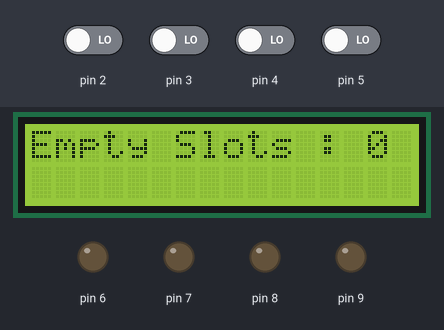
A sketch run on a simulated Arduino Uno, built with avr-gcc and run on an emulated ATmega328P. Parts: 16×2 character LCD, output pins drawn as LEDs (lit = HIGH). The inputs (shaded band) are chosen by the test bench; at power-on: pin 2–5 LOW.

Above: at 1.2 s.
1.3 s: pin 2 driven HIGH
At 1.9 s:
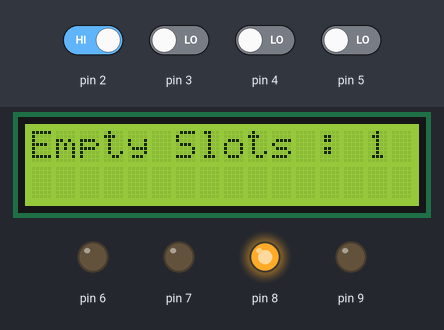
3.1 s: pin 3 driven HIGH
At 3.8 s:
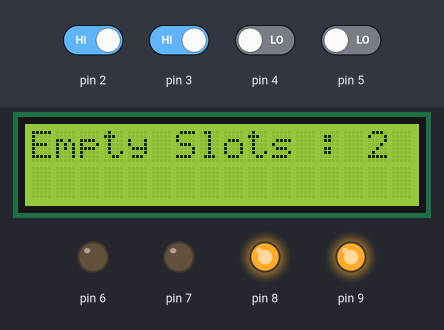
4.6 s: pin 4 driven HIGH
At 5.7 s:
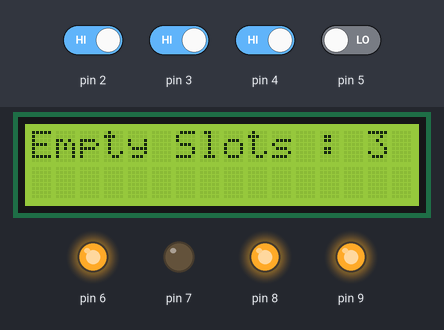
6.2 s: pin 5 driven HIGH
At 7.4 s:
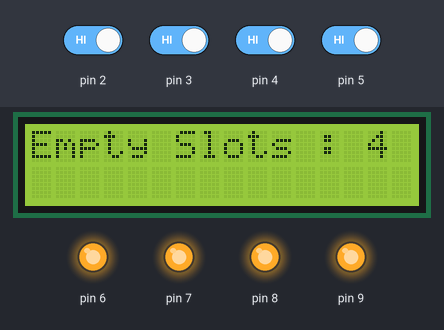
7.7 s: pin 2 driven LOW
At 8.3 s:
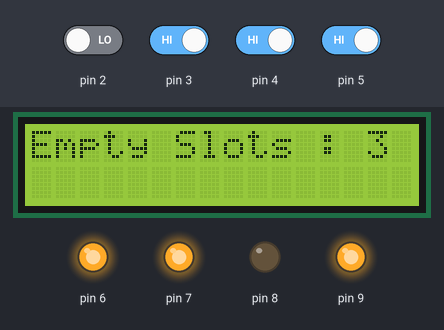
9.3 s: pin 3 driven LOW
At 10.2 s:
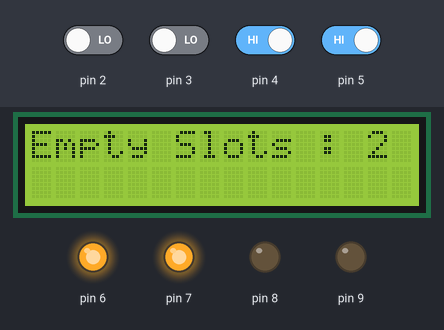
Timing chart, 0 to 11.9 s (numbered marks = the images above; inputs shaded):
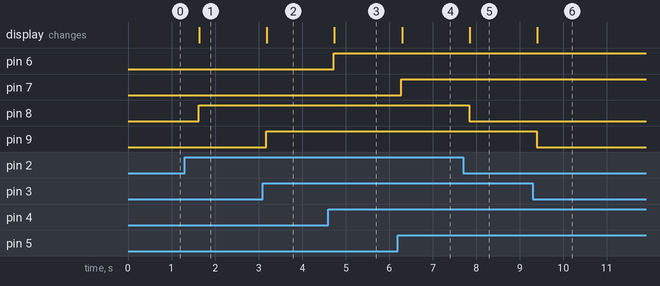

Measured:
- after the input at 1.3 s, pin 8: LOW → HIGH after 0.32 s; the display: changes after 0.34 s (image 1)
- after the input at 3.1 s, pin 9: LOW → HIGH after 0.08 s; the display: changes after 0.09 s (image 2)
- after the input at 4.6 s, pin 6: LOW → HIGH after 0.13 s; the display: changes after 0.14 s (image 3)
- after the input at 6.2 s, pin 7: LOW → HIGH after 0.08 s; the display: changes after 0.10 s (image 4)
- after the input at 7.7 s, pin 8: HIGH → LOW after 0.14 s; the display: changes after 0.15 s (image 5)
- after the input at 9.3 s, pin 9: HIGH → LOW after 0.09 s; the display: changes after 0.10 s (image 6)

The sketch:

project.ino
```cpp
#include <Wire.h>
#include <LiquidCrystal_I2C.h>

LiquidCrystal_I2C lcd(0x27, 16, 2);

int slot;

void setup() {
  lcd.init();
  lcd.backlight();
  lcd.noCursor();
  lcd.noBlink();

  Serial.begin(9600);
  pinMode(2, INPUT);
  pinMode(8, OUTPUT);
  pinMode(3, INPUT);
  pinMode(9, OUTPUT);
  pinMode(4, INPUT);
  pinMode(6, OUTPUT);
  pinMode(5, INPUT);
  pinMode(7, OUTPUT);
}

void loop() {
  lcd.clear();
  digitalWrite(8, LOW);
  slot = 4;
  if (digitalRead(2) == HIGH) {
    digitalWrite(8, HIGH);
    slot = slot + 0;

  } else {
    digitalWrite(8, LOW);
    slot = slot + -1;

  }
  if (digitalRead(3) == HIGH) {
    digitalWrite(9, HIGH);
    slot = slot + 0;

  } else {
    digitalWrite(9, LOW);
    slot = slot + -1;

  }
  if (digitalRead(4) == HIGH) {
    digitalWrite(6, HIGH);
    slot = slot + 0;

  } else {
    digitalWrite(6, LOW);
    slot = slot + -1;

  }
  if (digitalRead(5) == HIGH) {
    digitalWrite(7, HIGH);
    slot = slot + 0;

  } else {
    digitalWrite(7, LOW);
    slot = slot + -1;

  }
  lcd.setCursor(0,0);
  lcd.print((String("Empty Slots : ") + String(slot)));
  delay(500);
}
```
